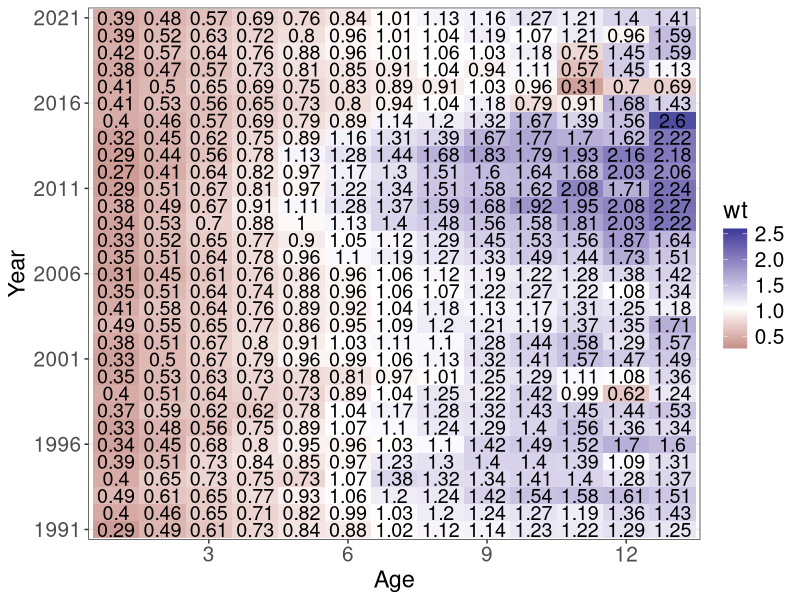
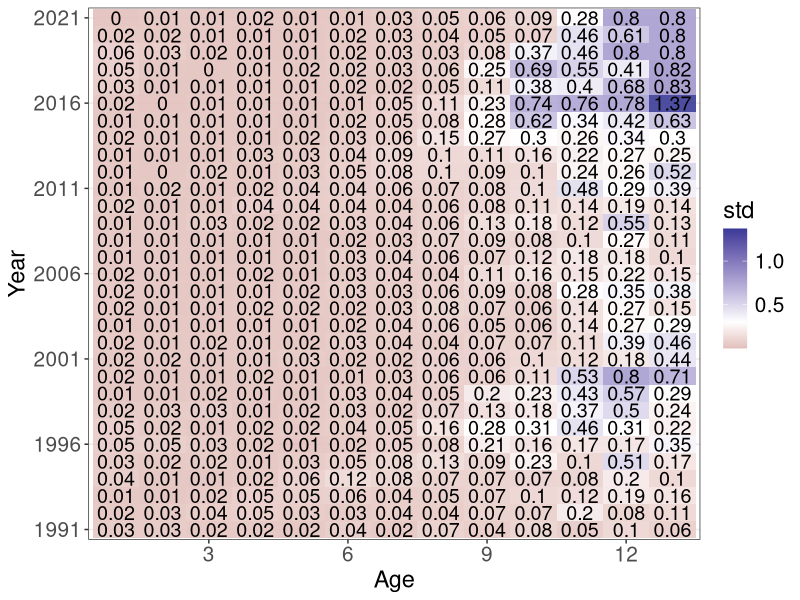

These figures' R source, in order:
# Purpose: Visualize the EBS pollock WAA matrix
# Creator: Matthew LH. Cheng
# Date 1/15/22


# Set up ------------------------------------------------------------------

library(here)
library(tidyverse)

# Load in data
ebs_df <- read.csv(here("data", "ebs_waa.csv"))
ebs_std <- read.csv(here("data", "ebs_waa_std.csv"))

# Plot! -------------------------------------------------------------------

# Get mean weight
mean_wt <- ebs_df %>% 
  pivot_longer(!c(year, source), values_to = "wt", names_to = "ages") %>% 
  mutate(ages = parse_number(ages)) %>% 
  filter(source == "fishery") %>% 
  summarize(mean = mean(wt))

# get mean std
std_wt <- ebs_std %>% 
  pivot_longer(!c(year, source), values_to = "std", names_to = "ages") %>% 
  mutate(ages = parse_number(ages)) %>% 
  filter(source == "fishery") %>% 
  summarize(mean = mean(std))

png(filename = here("figs", "ebs_pollock_waa_mat.png"), width = 800, height = 1000)

ebs_df %>% 
  pivot_longer(!c(year, source), values_to = "wt", names_to = "ages") %>% 
  mutate(ages = parse_number(ages)) %>% 
  filter(source == "fishery") %>% 
  ggplot(aes(x = factor(ages), y = factor(year), fill = wt)) +
  geom_tile(alpha = 0.9) +
  scale_x_discrete(breaks = seq(3, 15, 3)) +
  scale_y_discrete(breaks = seq(1991, 2021, 5)) +
  geom_text(aes(label=round(wt,2)), size = 5) + 
  scale_fill_gradient2(midpoint = mean_wt$mean) +
  theme_bw() +
  labs(x = "Age", y = "Year") +
  theme(axis.title = element_text(size = 17),
        axis.text = element_text(size = 15),
        legend.title = element_text(size = 17),
        legend.text = element_text(size = 15))

dev.off()


# Visualize stds
png(filename = here("figs", "ebs_pollock_waa__std_mat.png"), width = 800, height = 1000)
ebs_std %>% 
  pivot_longer(!c(year, source), values_to = "std", names_to = "ages") %>% 
  mutate(ages = parse_number(ages)) %>% 
  filter(source == "fishery") %>% 
  ggplot(aes(x = factor(ages), y = factor(year), fill = std)) +
  geom_tile(alpha = 0.9) +
  scale_x_discrete(breaks = seq(3, 15, 3)) +
  scale_y_discrete(breaks = seq(1991, 2021, 5)) +
  geom_text(aes(label=round(std,2)), size = 5) + 
  scale_fill_gradient2(midpoint = 0.3) +
  theme_bw() +
  labs(x = "Age", y = "Year") +
  theme(axis.title = element_text(size = 17),
        axis.text = element_text(size = 15),
        legend.title = element_text(size = 17),
        legend.text = element_text(size = 15))
dev.off()
